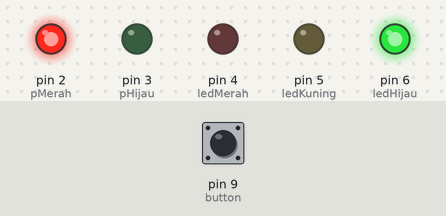
A sketch run on a simulated Arduino Uno, built with avr-gcc and run on an emulated ATmega328P. Shown: output pins drawn as LEDs (lit = HIGH). Dashed ring = blinking. The test bench sets the inputs (shaded band); at power-on: pin 9 (button) LOW.

Above: at 1.2 s.
1.3 s: pin 9 (button) pulled HIGH for 0.15 s
At 1.7 s:
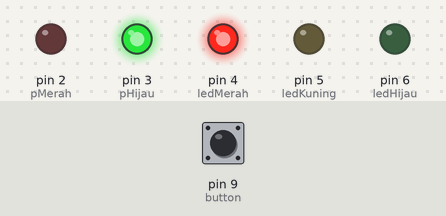
At 6.7 s:
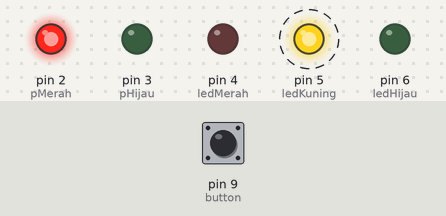
Timing chart, 0 to 12.8 s (numbered marks = the images above; inputs shaded):
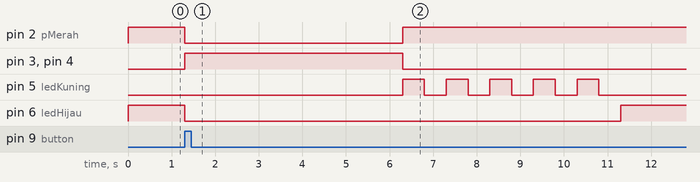

Measured:
- after the input at 1.3 s, pin 2 (pMerah): HIGH → LOW at once, → HIGH 5.0 s later; pin 3 (pHijau), pin 4 (ledMerah): LOW → HIGH at once, → LOW 5.0 s later; pin 5 (ledKuning): alternates HIGH for 0.50 s and LOW for 0.50 s, 10 changes in all, then stays LOW, starting after 5.0 s; pin 6 (ledHijau): HIGH → LOW at once, → HIGH 10.0 s later

The sketch:

lampuPedestrian.ino
```cpp
// LED Pedestrian
int pMerah = 2;
int pHijau = 3;

// LED Traffic-Light
int ledMerah = 4;
int ledKuning = 5;
int ledHijau = 6;

// button
int button = 9;

bool buttonState = false;

void setup(){
  pinMode(pMerah, OUTPUT);
  pinMode(pHijau, OUTPUT);

  pinMode(ledMerah, OUTPUT);
  pinMode(ledKuning, OUTPUT);
  pinMode(ledHijau, OUTPUT);

  pinMode(button, INPUT);

  // kondisi awal
  digitalWrite(pMerah, HIGH);
  digitalWrite(pHijau, LOW);

  digitalWrite(ledMerah, LOW);
  digitalWrite(ledKuning, LOW);
  digitalWrite(ledHijau, HIGH);
}

void loop(){

  if(digitalRead(button) == 1 && !buttonState){
    buttonState = true;

    digitalWrite(ledHijau, LOW);
    digitalWrite(ledMerah, HIGH);

    digitalWrite(pMerah, LOW);
    digitalWrite(pHijau, HIGH);

    delay(5000);

    digitalWrite(pHijau, LOW);
    digitalWrite(pMerah, HIGH);

    digitalWrite(ledMerah, LOW);

    for(int i = 0; i < 5; i++){
      digitalWrite(ledKuning, HIGH);
      delay(500);
      digitalWrite(ledKuning, LOW);
      delay(500);
    }
    digitalWrite(ledHijau, HIGH);

    buttonState = false;
  }

}
```
